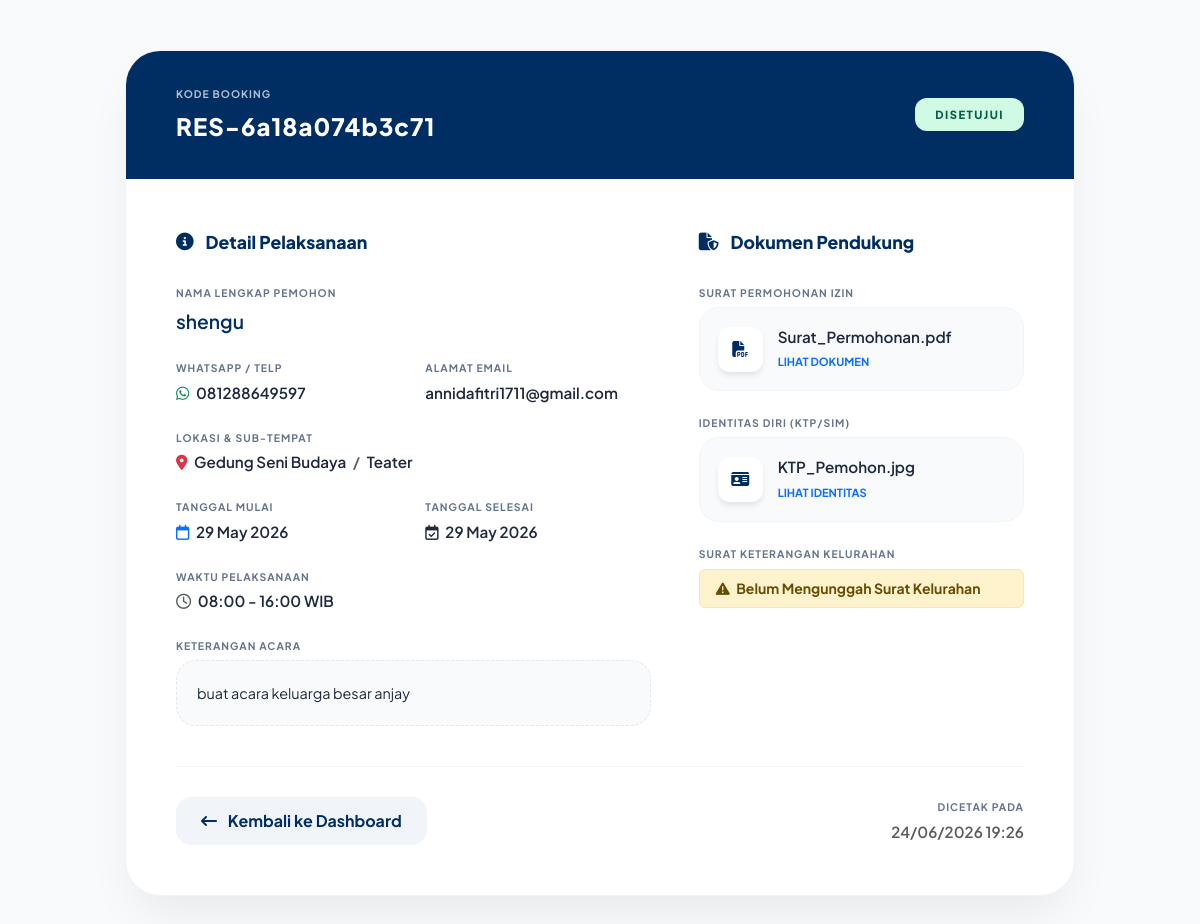
The page /user/v_reserv.php?id=51 (signed in) on the database its author committed.
### tables this page shows
CREATE TABLE `reservations` (
  `id` int(11) NOT NULL,
  `kode_booking` varchar(20) NOT NULL,
  `nama` varchar(50) NOT NULL,
  `no_telepon` varchar(15) NOT NULL,
  `hari` date NOT NULL,
  `jam_mulai` time NOT NULL DEFAULT '08:00:00',
  `jam_selesai` time NOT NULL DEFAULT '16:00:00',
  `keterangan` text DEFAULT NULL,
  `status` enum('pending','disetujui','ditolak','selesai') DEFAULT NULL,
  `file_upload` varchar(100) DEFAULT NULL,
  `user_id` int(11) DEFAULT NULL,
  `email` varchar(100) NOT NULL,
  `catatan` text DEFAULT NULL,
  `ktp_upload` varchar(100) DEFAULT NULL,
  `surat_kelurahan_upload` varchar(100) DEFAULT NULL,
  `tanggal_selesai` date DEFAULT NULL,
  `place_id` int(11) DEFAULT NULL,
  `email_sent` tinyint(1) DEFAULT 0,
  `kuesioner_sent` tinyint(1) DEFAULT 0,
  `sub_place_id` int(11) DEFAULT NULL,
  `admin_id` int(11) DEFAULT NULL,
  `sumber_reservasi` enum('online','offline') DEFAULT 'online'
);

CREATE TABLE `places` (
  `id` int(11) NOT NULL,
  `name` varchar(100) NOT NULL,
  `description` text NOT NULL,
  `image` varchar(100) NOT NULL,
  `lokasi` varchar(150) NOT NULL,
  `latitude` decimal(9,6) NOT NULL,
  `longitude` decimal(9,6) NOT NULL
);

CREATE TABLE `sub_places` (
  `id` int(11) NOT NULL,
  `place_id` int(11) NOT NULL,
  `nama_subtempat` varchar(50) NOT NULL,
  `gambar` varchar(100) NOT NULL,
  `deskripsi` text DEFAULT NULL
);

### user/v_reserv.php (the view, shortened to what this page needs)
<?php
include '../db.php';
$id = intval($_GET['id']);
$query = "
    SELECT
        reservations.*,
        places.name AS nama_tempat,
        sub_places.nama_subtempat
    FROM reservations
    LEFT JOIN places
        ON reservations.place_id = places.id
    LEFT JOIN sub_places
        ON reservations.sub_place_id = sub_places.id
    WHERE reservations.id = ?
";
$stmt = $conn->prepare($query);
$stmt->bind_param("i", $id);
$stmt->execute();
$result = $stmt->get_result();
$reservation = $result->fetch_assoc();
$statusLower = strtolower($reservation['status'] ?? '');
$statusMap = [
    'disetujui' => ['bg' => '#d1fae5', 'text' => '#065f46', 'label' => 'DISETUJUI'],
    'ditolak'   => ['bg' => '#fee2e2', 'text' => '#991b1b', 'label' => 'DITOLAK'],
    'pending'   => ['bg' => '#fef3c7', 'text' => '#92400e', 'label' => 'PENDING'],
    'selesai'   => ['bg' => '#e0f2fe', 'text' => '#075985', 'label' => 'SELESAI']
];
$statusStyle = $statusMap[$statusLower] ?? ['bg' => '#f1f5f9', 'text' => '#475569', 'label' => strtoupper($statusLower)];
?>
<!DOCTYPE html>
<html lang="id">
<head>
    <link href="https://cdn.jsdelivr.net/npm/bootstrap@5.3.2/dist/css/bootstrap.min.css" rel="stylesheet" />
    <link href="https://cdnjs.cloudflare.com/ajax/libs/font-awesome/6.4.0/css/all.min.css" rel="stylesheet" />
</head>
<body>
    <div class="container">
        <div class="luxury-card">
            <div class="header-section">
                <div>
                    <span class="label-tiny" style="color: rgba(255,255,255,0.7)">KODE BOOKING</span>
                    <div class="booking-id"><?= htmlspecialchars($reservation['kode_booking']); ?></div>
                </div>
                <div class="status-pill"><?= $statusStyle['label'] ?></div>
            </div>
            <div class="content-padding">
                <div class="row g-5">
                    <div class="col-lg-7">
                        <div class="section-title"><i class="fa-solid fa-circle-info"></i> Detail Pelaksanaan</div>
                        <div class="row">
                            <div class="col-12 info-group">
                                <span class="label-tiny">Nama Lengkap Pemohon</span>
                                <div class="value-bold" style="font-size: 1.2rem; color: var(--primary);"><?= htmlspecialchars($reservation['nama']); ?></div>
                            </div>
                            <div class="col-md-6 info-group">
                                <span class="label-tiny">WhatsApp / Telp</span>
                                <div class="value-bold"><i class="fa-brands fa-whatsapp me-1 text-success"></i> <?= htmlspecialchars($reservation['no_telepon']); ?></div>
                            </div>
                            <div class="col-md-6 info-group">
                                <span class="label-tiny">Alamat Email</span>
                                <div class="value-bold"><?= htmlspecialchars($reservation['email']); ?></div>
                            </div>
                            <div class="col-12 info-group">
                                <span class="label-tiny">Lokasi & Sub-Tempat</span>
                                <div class="value-bold">
                                    <i class="fa-solid fa-location-dot me-1 text-danger"></i>
                                    <?= htmlspecialchars($reservation['nama_tempat']); ?>
                                    <?= !empty($reservation['nama_subtempat'])
                                        ? '<span class="text-muted mx-1">/</span> ' . htmlspecialchars($reservation['nama_subtempat'])
                                        : '';
                                    ?>
                                </div>
                            </div>
                            <div class="col-md-6 info-group">
                                <span class="label-tiny">Tanggal Mulai</span>
                                <div class="value-bold"><i class="fa-regular fa-calendar me-1 text-primary"></i> <?= date('d M Y', strtotime($reservation['hari'])); ?></div>
                            </div>
                            <div class="col-md-6 info-group">
                                <span class="label-tiny">Tanggal Selesai</span>
                                <div class="value-bold">
                                    <i class="fa-regular fa-calendar-check me-1 text-accent"></i>
                                    <?= $reservation['tanggal_selesai'] ? date('d M Y', strtotime($reservation['tanggal_selesai'])) : date('d M Y', strtotime($reservation['hari'])); ?>
                                </div>
                            </div>
                            <div class="col-12 info-group">
                                <span class="label-tiny">Waktu Pelaksanaan</span>
                                <div class="value-bold"><i class="fa-regular fa-clock me-1 text-muted"></i> <?= substr($reservation['jam_mulai'], 0, 5); ?> - <?= substr($reservation['jam_selesai'], 0, 5); ?> WIB</div>
                            </div>
                            <div class="col-12">
                                <span class="label-tiny">Keterangan Acara</span>
                                <div class="desc-area"><?= nl2br(htmlspecialchars($reservation['keterangan'])); ?></div>
                            </div>
                        </div>
                    </div>
                    <div class="col-lg-5">
                        <div class="section-title"><i class="fa-solid fa-file-shield"></i> Dokumen Pendukung</div>
                        <span class="label-tiny">Surat Permohonan Izin</span>
                        <?php if ($reservation['file_upload']): ?>
                            <a href="../uploads/<?= htmlspecialchars($reservation['file_upload']); ?>" target="_blank" class="doc-item">
                                <div class="icon-box"><i class="fa-solid fa-file-pdf"></i></div>
                                <div>
                                    <div class="value-bold small">Surat_Permohonan.pdf</div><small class="text-primary fw-bold" style="font-size: 0.7rem;">LIHAT DOKUMEN</small>
                                </div>
                            </a>
                        <?php else: ?>
                            <p class="text-muted small italic mb-3">Dokumen permohonan tidak tersedia.</p>
                        <?php endif; ?>
                        <span class="label-tiny mt-4 d-block">Identitas Diri (KTP/SIM)</span>
                        <?php if ($reservation['ktp_upload']): ?>
                            <a href="../uploads/ktp/<?= htmlspecialchars($reservation['ktp_upload']); ?>" target="_blank" class="doc-item">
                                <div class="icon-box"><i class="fa-solid fa-id-card"></i></div>
                                <div>
                                    <div class="value-bold small">KTP_Pemohon.jpg</div><small class="text-primary fw-bold" style="font-size: 0.7rem;">LIHAT IDENTITAS</small>
                                </div>
                            </a>
                        <?php else: ?>
                            <p class="text-muted small italic mb-3">Dokumen KTP tidak tersedia.</p>
                        <?php endif; ?>
                        <?php if ($reservation['nama_tempat'] === 'Gedung Seni Budaya'): ?>
                            <span class="label-tiny mt-4 d-block">Surat Keterangan Kelurahan</span>
                            <?php if ($reservation['surat_kelurahan_upload']): ?>
                                <a href="../uploads/kelurahan/<?= htmlspecialchars($reservation['surat_kelurahan_upload']); ?>" target="_blank" class="doc-item" style="border-left: 4px solid var(--accent);">
                                    <div class="icon-box text-warning"><i class="fa-solid fa-building-circle-check"></i></div>
                                    <div>
                                        <div class="value-bold small">Surat_Kelurahan.pdf</div><small class="text-warning fw-bold" style="font-size: 0.7rem;">DOKUMEN WAJIB GSB</small>
                                    </div>
                                </a>
                            <?php else: ?>
                                <div class="alert alert-warning py-2 small fw-bold mt-2"><i class="fas fa-exclamation-triangle me-1"></i> Belum Mengunggah Surat Kelurahan</div>
                            <?php endif; ?>
                        <?php endif; ?>
                    </div>
                </div>
                <div class="footer-action">
                    <a href="dashboard.php" class="btn-back-home"><i class="fa-solid fa-arrow-left-long me-2"></i> Kembali ke Dashboard</a>
                    <div class="text-end">
                        <div class="label-tiny">Dicetak Pada</div>
                        <div class="value-bold small text-muted"><?= date('d/m/Y H:i'); ?></div>
                    </div>
                </div>
            </div>
        </div>
    </div>
</body>
</html>

### rows shown on the page
reservations: kode_booking "RES-6a18a074b3c71", status "DISETUJUI", nama "shengu", no_telepon "081288649597", email "annidafitri1711@gmail.com", place.name "Gedung Seni Budaya", sub_place.nama_subtempat "Teater", hari "29 May 2026", tanggal_selesai "29 May 2026", jam_mulai "08:00", jam_selesai "16:00", keterangan "buat acara keluarga besar anjay"
